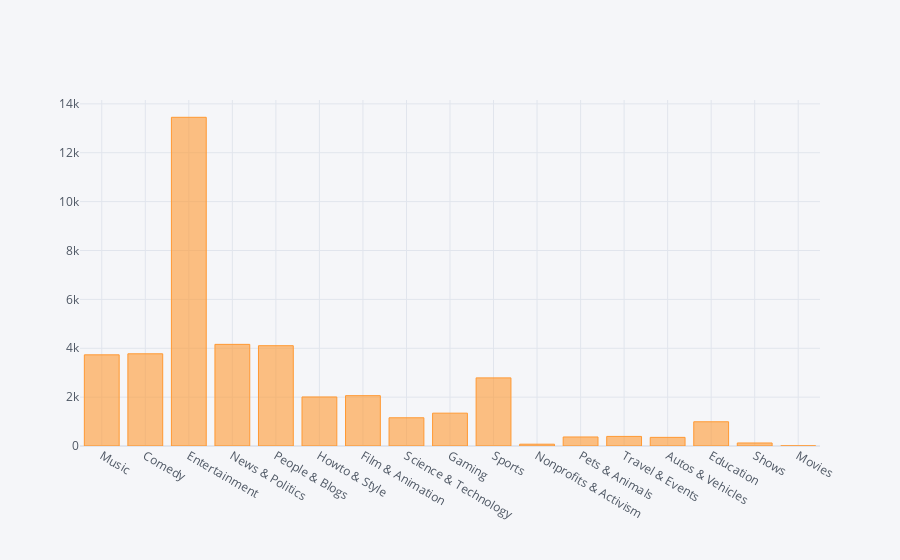

Notebook code for this chart:
### Code cell
configure_plotly_browser_state()
df2 = pd.DataFrame({'Category':x_1,'Values':response_1.values})
df2.iplot(kind='bar',x='Category',y='Values')

### Figure 1 — Plotly figure (JSON) as saved in the notebook; plotly's stock layout.template omitted (floating-point values rounded to 4 significant figures)
{"data": [{"marker": {"color": "rgba(255, 153, 51, 0.6)", "line": {"color": "rgba(255, 153, 51, 1.0)", "width": 1}}, "name": "Values", "orientation": "v", "text": "", "x": ["Music", "Comedy", "Entertainment", "News & Politics", "People & Blogs", "Howto & Style", "Film & Animation", "Science & Technology", "Gaming", "Sports", "Nonprofits & Activism", "Pets & Animals", "Travel & Events", "Autos & Vehicles", "Education", "Shows", "Movies"], "y": [3731, 3773, 13451, 4159, 4105, 2007, 2060, 1155, 1344, 2787, 74, 369, 392, 353, 991, 124, 6], "type": "bar"}], "layout": {"legend": {"bgcolor": "#F5F6F9", "font": {"color": "#4D5663"}}, "paper_bgcolor": "#F5F6F9", "plot_bgcolor": "#F5F6F9", "title": {"font": {"color": "#4D5663"}}, "xaxis": {"gridcolor": "#E1E5ED", "showgrid": true, "tickfont": {"color": "#4D5663"}, "title": {"font": {"color": "#4D5663"}, "text": ""}, "zerolinecolor": "#E1E5ED"}, "yaxis": {"gridcolor": "#E1E5ED", "showgrid": true, "tickfont": {"color": "#4D5663"}, "title": {"font": {"color": "#4D5663"}, "text": ""}, "zerolinecolor": "#E1E5ED"}}}
